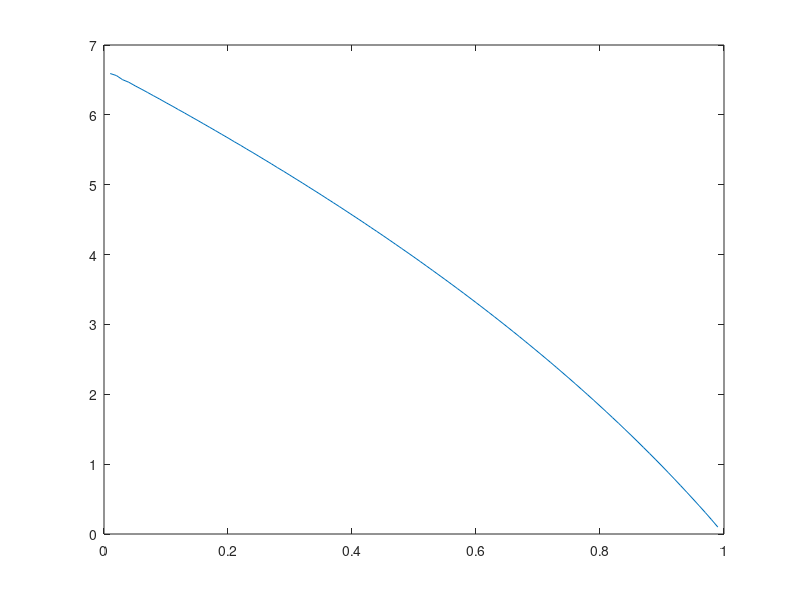

MATLAB code for this plot:
c = 0;
R1_ = 0.01 : 0.01 : 1;
[R2_x, a_x, b_x] = deal(NaN*ones(1,c));

for R1 = 0.01 : 0.01 : 1

    c = c + 1;
    alpha = 0.01 : 0.01 : 1;
        
    beta = alpha.*(2.^(R1./alpha) - 1);
    beta(beta>1) = NaN;
    R2 = NaN*ones(100,1);

    for i = 1 : length(alpha)

        R2(i) = (1 - alpha(i))*log2( 1 + (1 - beta(i)).*100./(1 - alpha(i)) ); 

    end

    [R2_x(c),i_x] = max(R2);
    b_x(c) = beta(i_x);
    a_x(c) = alpha(i_x);

end

figure
plot(R1_,R2_x)